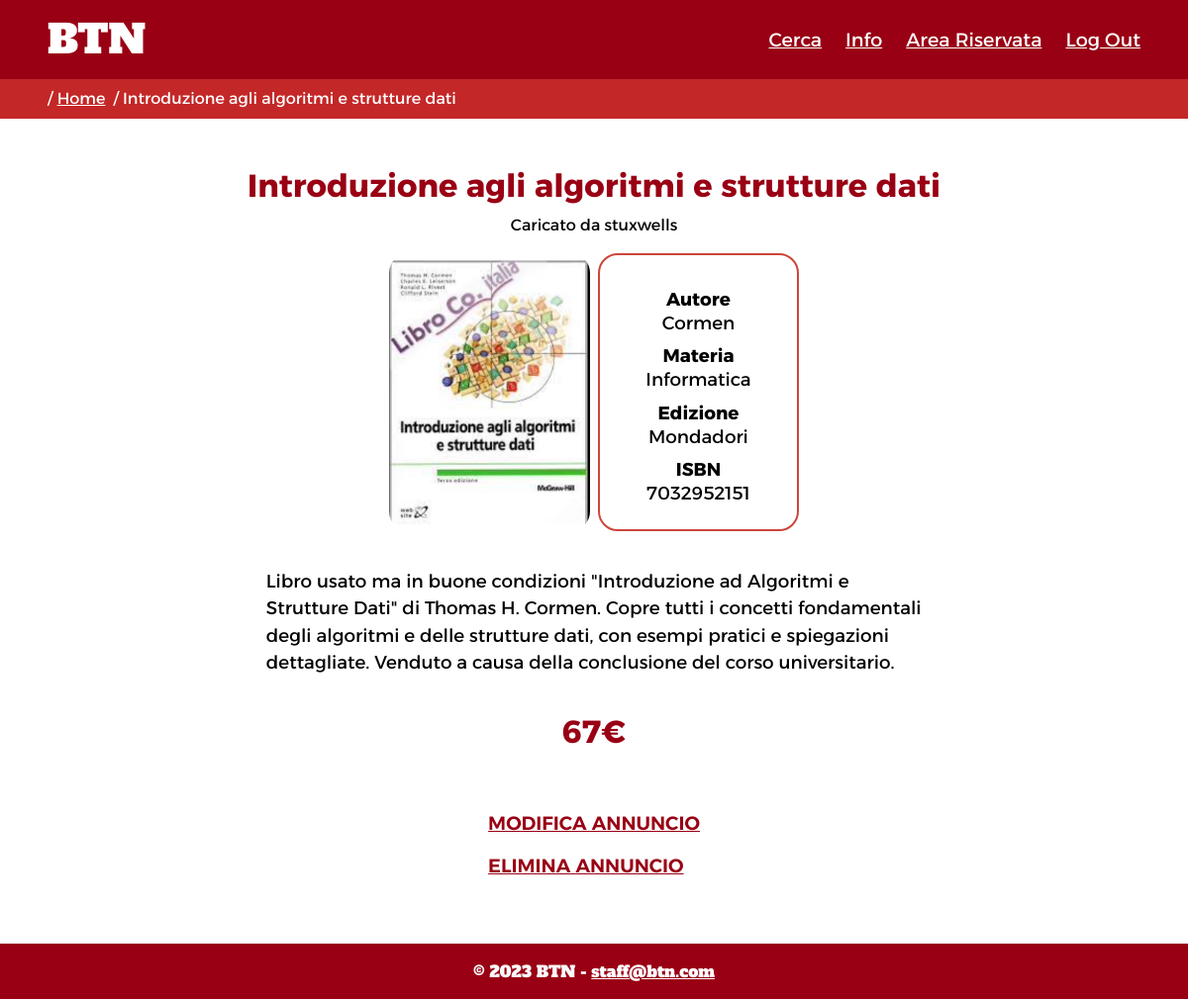
The page /listing.php?annuncio=208 (signed in) on the database its author committed.
### tables this page shows
CREATE TABLE `libri` (
  `id` bigint(20) UNSIGNED NOT NULL,
  `autore` varchar(40) NOT NULL,
  `edizione` varchar(40) NOT NULL,
  `ISBN` varchar(13) NOT NULL,
  `mediapath` varchar(300) NOT NULL
);

CREATE TABLE `annunci` (
  `id` bigint(20) UNSIGNED NOT NULL,
  `titolo` varchar(60) NOT NULL,
  `descrizione` varchar(300) NOT NULL,
  `prezzo` double NOT NULL,
  `username` varchar(25) NOT NULL,
  `materia` varchar(60) NOT NULL
);

CREATE TABLE `utenti` (
  `nome` varchar(40) NOT NULL,
  `cognome` varchar(40) NOT NULL,
  `username` varchar(25) NOT NULL,
  `email` varchar(60) NOT NULL,
  `password` varchar(40) NOT NULL,
  `datanascita` date NOT NULL
);

### utils/Database.php (called while the page is built, shortened)
<?php
class Database
{
    private $servername = "localhost";
    private $username = "eitalian";
    private $password = "Uru6oaz3EeGhieje";
    private $dbname = "eitalian";
    private $conn = null;
    public function connect()
    {
        $this->conn = new mysqli($this->servername, $this->username, $this->password, $this->dbname);
    }
    public function query($str)
    {
        if (isset($str) && !empty($str)) {
            $result = $this->conn->query($str);
            return $result;
        }
    }
}

### utils/RichiesteAnnunci.php (called while the page is built, shortened)
<?php
require_once './utils/Authentication.php';
class RichiesteAnnunci
{
    private $auth = null;
    public function __CONSTRUCT()
    {
        $this->auth = new Authentication();
    }
    function getAnnuncio($annuncio)
    {
        $sql = "SELECT * FROM annunci WHERE id = $annuncio";
        $result = $this->auth->db->query($sql);
        $arrayRet = array();
        if ($result->num_rows == 1) {
            $row = $result->fetch_assoc();
            $arrayRet = array("id" => $row['id'], "tipo" => "", "titolo" => $row['titolo'], "descrizione" => $row['descrizione'], "prezzo" => $row['prezzo'], "username" => $row["username"], "mediapath" => "", "materia" => $row['materia'], "autore" => "", "edizione" => "", "isbn" => "", "email" => "");
            $idAnnuncio = $row['id'];
            $sqlTipo = "SELECT * FROM libri JOIN annunci ON annunci.id = libri.id JOIN utenti ON annunci.username=utenti.username WHERE libri.id = $idAnnuncio;";
            $result = $this->auth->db->query($sqlTipo);
            if ($result->num_rows == 1) {
                $row = $result->fetch_assoc();
                $arrayRet['tipo'] = "libri";
                $arrayRet['autore'] = $row['autore'];
                $arrayRet['edizione'] = $row['edizione'];
                $arrayRet['isbn'] = $row['ISBN'];
                $arrayRet['mediapath'] = $row['mediapath'];
                $arrayRet['email'] = $row['email'];
                return $arrayRet;
            }
        }
        return $arrayRet;
    }
}
?>

### utils/listing_control.php (called while the page is built, shortened)
<?php
require_once 'imports.php';
require_once 'RichiesteAnnunci.php';
$request = new RichiesteAnnunci();
if (isset($_GET["annuncio"]) && !empty($_GET["annuncio"])) {
    if (!empty($request->getAnnuncio($_GET["annuncio"]))) {
        $arrayAnnuncio = $request->getAnnuncio($_GET["annuncio"]);
    }else {
        header("Location: ./404.php");
        exit();
    }
}else {
    header("Location: ./404.php");
    exit();
}
?>

### utils/Authentication.php (called while the page is built, shortened)
<?php
require_once "Database.php";
class Authentication
{
    public function __CONSTRUCT()
    {
        $this->db = new Database();
    }
    function getIfLogin()
    {
        if (!isset($_SESSION["loginAccount"]) || empty($_SESSION["loginAccount"]))
            return false;
        else
            return true;
    }
}
?>

### listing.php (the view, shortened to what this page needs)
<?php
require_once "./utils/listing_control.php";
$listing_content = file_get_contents("./contents/listing_content.html");
$user_book = boilerplate($listing_content);
$footer = file_get_contents("./contents/footer.html");
$header = printHeader("annuncio", $auth->getIfLogin());
$breadcrumb = printBreadcrumb("annuncio", $arrayAnnuncio['titolo']);
if ($arrayAnnuncio['tipo'] != "ripetizioni") {
    if (empty($arrayAnnuncio['mediapath'])) {
        $listing_img = '<img src="./assets/imgs/img_placeholder.png" alt="">';
    } else {
        $listing_img = '<img width="300" height="400" src="' . $arrayAnnuncio["mediapath"] . '" alt="">';
    }
    $listing_price = '<p id="listing-price">' . $arrayAnnuncio['prezzo'] . '&euro;</p>';
} else {
    $listing_img = "";
    $listing_price = '<p id="listing-price">' . $arrayAnnuncio['prezzo'] . '&euro;/ora</p>';
}
$listing_title = $arrayAnnuncio['titolo'];
$listing_user = $arrayAnnuncio['username'];
$listing_subject = '<dd>' . $arrayAnnuncio['materia'] . '</dd>';
$listing_descr = '<p id="listing-descr">' . $arrayAnnuncio['descrizione'] . '</p>';
$button_insert_save = '<a role="button" href="./listing.php?annuncio=' . $arrayAnnuncio['id'] . '&insertsave" class="listing-btn">Salva annuncio</a>';
$button_edit = '<a role="button" href="edit_listing.php?categoria=' . $arrayAnnuncio['tipo'] . '&modifica=' . $arrayAnnuncio['id'] . '" class="listing-btn">Modifica annuncio</a>';
$button_delete = '<a role="button" href="edit_listing.php?elimina=' . $arrayAnnuncio['id'] . '" class="listing-btn">Elimina annuncio</a>';
$user_email = '<a id="buttonmail" href="mailto:' . $arrayAnnuncio['email'] . '" class="listing-btn">' . $arrayAnnuncio['email'] . '</a>';
$button_save = "";
if ($auth->getIfLogin())
    $button_save = $button_insert_save;
if ($auth->getIfLogin()) {
    if ($arrayAnnuncio['username'] == $_SESSION["loginAccount"]) {
        $user_book = str_replace('', $button_edit . $button_delete, $user_book);
    } else {
        $user_book = str_replace('', $button_save . $user_email, $user_book);
    }
}
$book_author = "";
$book_author_def = "";
$book_edition = "";
$book_isbn = "";
if (isset($arrayAnnuncio['autore']) && !empty($arrayAnnuncio['autore'])) {
    $book_author = $arrayAnnuncio['autore'];
    $book_author_def = '<dt>Autore</dt>
    <dd>' . $book_author . '</dd>';
}
if (isset($arrayAnnuncio['edizione']) && !empty($arrayAnnuncio['edizione'])) {
    $book_edition = '<dt>Edizione</dt>
    <dd>' . $arrayAnnuncio['edizione'] . '</dd>';
}
if (isset($arrayAnnuncio['isbn']) && !empty($arrayAnnuncio['isbn'])) {
    $book_isbn = '<dt>ISBN</dt>
    <dd>' . $arrayAnnuncio['isbn'] . '</dd>';
}
$keywords = array_merge(explode(' ', $arrayAnnuncio['titolo']), explode(' ', $arrayAnnuncio['autore']), explode(' ', $arrayAnnuncio['materia']));
foreach ($keywords as $keyword) {
    if (strlen($keyword) <= 2) {
        unset($keywords[array_search($keyword, $keywords)]);
    }
}
$keywords = strtolower(implode(', ', array_unique($keywords)));
$header = str_replace('<breadcrumb />', $breadcrumb, $header);
$user_book = str_replace('<php-header />', $header, $user_book);
$user_book = str_replace('php-meta-descr', $arrayAnnuncio['descrizione'], $user_book);
$user_book = str_replace('php-meta-keys', $keywords, $user_book);
$user_book = str_replace('<php-img />', $listing_img, $user_book);
$user_book = str_replace('<php-price />', $listing_price, $user_book);
$user_book = str_replace('<php-title />', $listing_title, $user_book);
$user_book = str_replace('<php-descr />', $listing_descr, $user_book);
$user_book = str_replace('<php-subject />', $listing_subject, $user_book);
$user_book = str_replace('<php-user />', $listing_user, $user_book);
$user_book = str_replace('', $book_author, $user_book);
$user_book = str_replace('<php-author-def />', $book_author_def, $user_book);
$user_book = str_replace('<php-edition-def />', $book_edition, $user_book);
$user_book = str_replace('<php-isbn-def />', $book_isbn, $user_book);
$user_book = str_replace('<php-footer />', $footer, $user_book);
echo $user_book;
?>

### utils/header.php (shortened to what this page needs)
<?php
function printHeader($pagina = 'default', $login)
{
    $header = file_get_contents("./contents/header.html");
    if ($login) {
        $header = str_replace('<li><a href="./login.php">Accedi</a></li>', "", $header);
        $header = str_replace('<li><a href="./registration.php">Registrati</a></li>', "", $header);
    } else {
        $header = str_replace('<li><a href="./area_riservata.php">Area Riservata</a></li>', "", $header);
        $header = str_replace('<li><a href="./area_riservata.php?logout">Log Out</a></li>', "", $header);
    }
    return $header;
}
function printBreadcrumb($pagina, $altro = '')
{
    $breadcrumb = '<nav id="breadcrumb" aria-label="breadcrumb">';
    $breadcrumb .= '<ol>';
    switch ($pagina) {
        case "annuncio":
            $breadcrumb .= '<li><a href="./index.php" lang="en">Home</a></li>';
            $breadcrumb .= '<li >' . $altro . '</li>';
            break;
    }
    $breadcrumb .= '</ol></nav>';
    return $breadcrumb;
}
?>

### css/print.css (style rules this page uses)
html, body { font-family: "Times New Roman", Times, serif; color: black; width: 100%; display: flex; flex-direction: column; min-height: 100vh; }
a { text-decoration: none; }
abbr { text-decoration: none; }
ul { list-style: none; }
header #logo { font-family: "Alfa Slab One"; }
header li { display: none; }
#breadcrumb { display: none; }
footer { padding: 1em; text-align: center; margin-top: auto; width: 100%; }
#listing-content h2 { font-weight: bold; font-size: 30pt; margin: unset; }
#listing-content .single-listing-user { font-size: 15pt; margin: unset; margin-top: 20px; }
#listing-content #listing-descr, #listing-content #listing-price, #listing-content dl { font-size: 20pt; margin: unset; margin-top: 20px; }
#listing-content dt { margin-top: 20px; }
#listing-content dd { margin: unset; }
#listing-content img { float: left; margin-right: 20px; margin-top: 20px; height: 400px; width: auto; }
#listing-content dt { font-weight: bold; }
#listing-content #listing-price { font-weight: bold; font-size: 30pt; }
#listing-content #listing-buttons { display: none; }

### rows shown on the page
libri: id.titolo "Introduzione agli algoritmi e strutture dati", autore.descrizione "Introduzione agli algoritmi e strutture dati Caricato da stuxwells Materia © 2023 BTN - staff@btn.com", mediapath (picture), autore "Cormen", id.materia "Informatica", edizione "Mondadori", ISBN "7032952151", id.descrizione "Libro usato ma in buone condizioni \"Introduzione ad Algoritmi e Strutture Dati\" di Thomas H. Cormen. Copre tutti i concetti fondamentali degli algoritmi e delle strutture dati, con esempi pratici e spiegazioni dettagliate. Venduto a causa della conclusione del corso universitario.", id.prezzo "67"

### other values the page prints
str_replace('<li><a href="./login.php">Accedi</a></li>', "", $header) "BTN Cerca Info Area Riservata Log Out"
